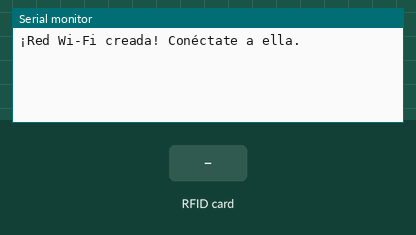
Bench run of a sketch on a simulated ESP32-S3. Parts: the last lines printed to the serial monitor. The inputs (shaded band) are chosen by the test bench.

Above: at 1.2 s.
1.3 s: RFID card 12 34 56 78 held to the reader
At 1.9 s:
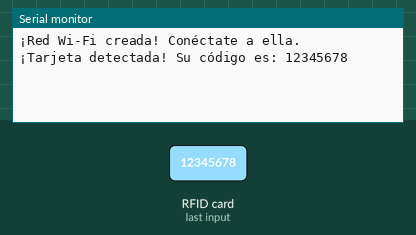
2.8 s: RFID card 5E 7A 19 C4 held to the reader
At 4.8 s:
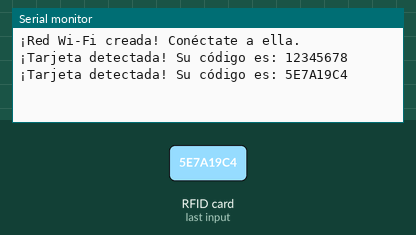

Measured:
- after the input at 1.3 s, the serial monitor: prints a new line at once (image 1)
- after the input at 2.8 s, the serial monitor: prints a new line after 0.52 s (image 2)

The sketch:

2_Lector_tarjeta.ino
```cpp
#include <WiFi.h>
#include <WebServer.h>
#include <SPI.h>
#include <MFRC522.h>

// Definimos los pines que elegimos para el ESP32-S3
#define RST_PIN 9
#define SS_PIN 10

// Creamos los objetos para el Lector y para el Servidor Web (Puerto 80)
MFRC522 mfrc522(SS_PIN, RST_PIN);
WebServer servidor(80);

// Esta variable guardará lo que mostraremos en la página web
String mensajeWeb = "¡Acerca tu tarjeta o llavero al sensor!";

void setup()
{
  Serial.begin(115200);

  // 1. Iniciamos el lector de tarjetas
  SPI.begin(12, 13, 11, 10); // Le decimos al ESP32-S3 qué pines usar (SCK, MISO, MOSI, SS)
  mfrc522.PCD_Init();

  // 2. ¡Creamos nuestra propia red Wi-Fi!
  // --- ¡ZONA DE MODIFICACIÓN 1! ---
  WiFi.softAP("Robot-Magico", "12345678"); // Nombre de la red y contraseña
  // --------------------------------

  Serial.println("¡Red Wi-Fi creada! Conéctate a ella.");

  // 3. Diseñamos nuestra página web (HTML básico)
  servidor.on("/", []()
              {
    String html = "<html><head><meta charset='UTF-8'>";
    // Hacemos que la página se actualice solita cada 2 segundos
    html += "<meta http-equiv='refresh' content='2'>";
    // Le damos estilo (colores, letra grande)
    html += "<style>body{font-family: Arial; text-align: center; background-color: #E6E6FA; margin-top: 50px;}</style></head><body>";

    // --- ¡ZONA DE MODIFICACIÓN 2! ---
    html += "<h1>🤖 Control de Acceso Secreto 🤖</h1>"; // Título
    html += "<h2><strong style='color: blue;'>" + mensajeWeb + "</strong></h2>"; // Muestra la tarjeta
    // --------------------------------

    html += "</body></html>";
    servidor.send(200, "text/html", html); });

  servidor.begin(); // Encendemos el servidor
}

void loop()
{
  // El ESP32 atiende a cualquiera que entre a la página web
  servidor.handleClient();

  // Revisamos si alguien puso una tarjeta nueva en el lector
  if (mfrc522.PICC_IsNewCardPresent() && mfrc522.PICC_ReadCardSerial())
  {

    // Si hay tarjeta, leemos su código secreto (UID)
    String codigoTarjeta = "";
    for (byte i = 0; i < mfrc522.uid.size; i++)
    {
      codigoTarjeta += String(mfrc522.uid.uidByte[i], HEX);
    }
    codigoTarjeta.toUpperCase(); // Convertimos las letras a mayúsculas

    // Cambiamos el mensaje que se mostrará en la página web
    mensajeWeb = "¡Tarjeta detectada! Su código es: " + codigoTarjeta;
    Serial.println(mensajeWeb); // También lo imprimimos en la compu por si acaso

    mfrc522.PICC_HaltA(); // Le decimos al lector que descanse
    delay(2000);          // Esperamos 2 segundos antes de leer otra tarjeta
  }
}
```
